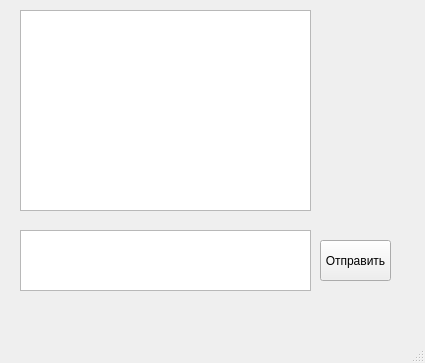
<?xml version="1.0" encoding="UTF-8"?>
<ui version="4.0">
 <class>MainWindow</class>
 <widget class="QMainWindow" name="MainWindow">
  <property name="geometry">
   <rect>
    <x>0</x>
    <y>0</y>
    <width>425</width>
    <height>363</height>
   </rect>
  </property>
  <property name="windowTitle">
   <string>MainWindow</string>
  </property>
  <widget class="QWidget" name="centralwidget">
   <widget class="QTextEdit" name="textmsg">
    <property name="geometry">
     <rect>
      <x>20</x>
      <y>230</y>
      <width>291</width>
      <height>61</height>
     </rect>
    </property>
   </widget>
   <widget class="QPushButton" name="pushMsg">
    <property name="geometry">
     <rect>
      <x>320</x>
      <y>240</y>
      <width>71</width>
      <height>41</height>
     </rect>
    </property>
    <property name="text">
     <string>Отправить</string>
    </property>
   </widget>
   <widget class="QTextEdit" name="chat">
    <property name="geometry">
     <rect>
      <x>20</x>
      <y>10</y>
      <width>291</width>
      <height>201</height>
     </rect>
    </property>
   </widget>
  </widget>
  <widget class="QMenuBar" name="menubar">
   <property name="geometry">
    <rect>
     <x>0</x>
     <y>0</y>
     <width>425</width>
     <height>21</height>
    </rect>
   </property>
  </widget>
  <widget class="QStatusBar" name="statusbar"/>
 </widget>
 <resources/>
 <connections/>
</ui>
